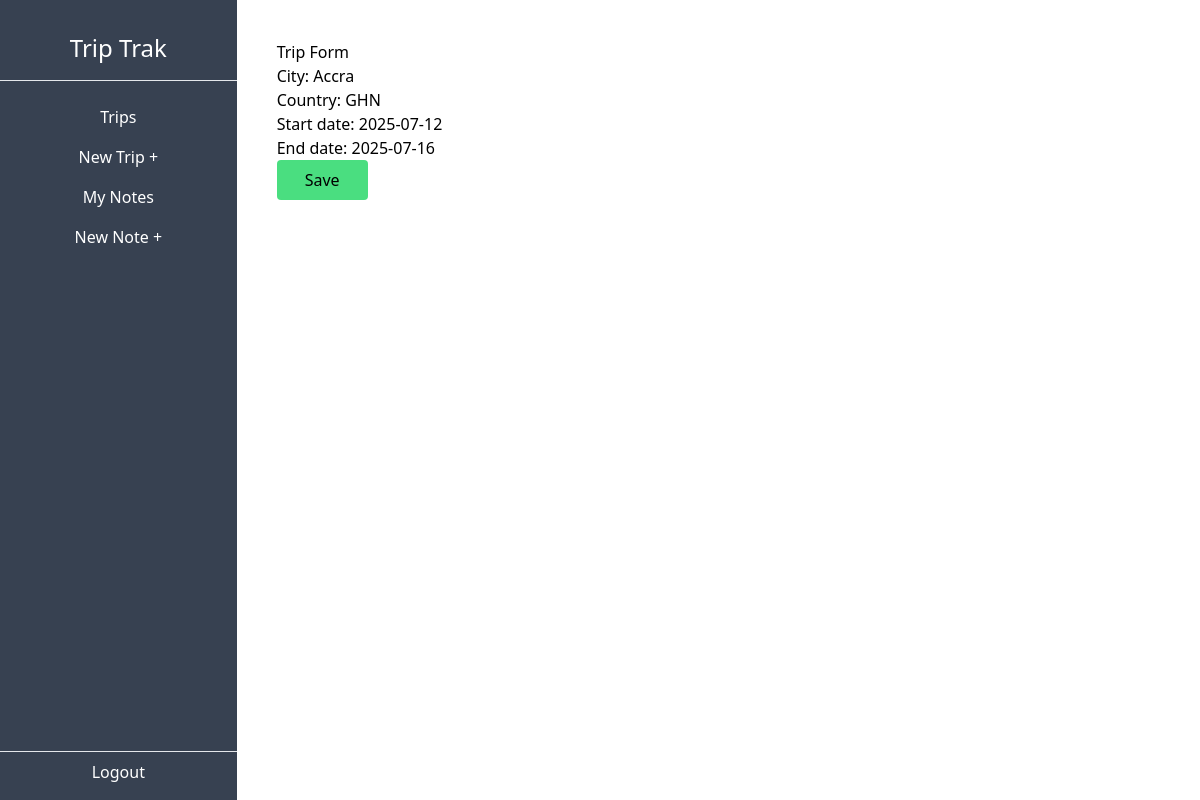
The app's page /dashboard/trip/3/update/ with its own data.
### trip/models.py (models this page shows, shortened)
class Trip(models.Model):
    city = models.CharField(max_length=50)
    country = models.CharField(max_length=3)
    start_date = models.DateField(blank=True, null=True)
    end_date = models.DateField(blank=True, null=True)
    owner = models.ForeignKey(User, on_delete= models.CASCADE, related_name='trips')

### trip/views.py (the view)
# urls.py: path('dashboard/trip/<int:pk>/update/',TripUpdateView.as_view(), name='trip-update'),
class TripUpdateView(UpdateView):
    model = Trip
    success_url = reverse_lazy('trip-list')
    fields =["city", "country", "start_date", "end_date"]

### trip/templates/trip/trip_form.html (shortened to what this page needs)
{% extends 'trip/_base.html' %}
{% load tailwind_filters %}
{% block content%}
    <h1>Trip Form</h1>
    <form action="" method="POST">
        {{form|crispy}}
        <input type="submit" value="Save" class="bg-green-400 px-7 py-2 rounded hover:cursor-pointer hover:bg-green-300">
    </form>
{% endblock content%}

### records on screen
Trip: city "Accra", country "GHN", start_date "2025-07-12", end_date "2025-07-16"
